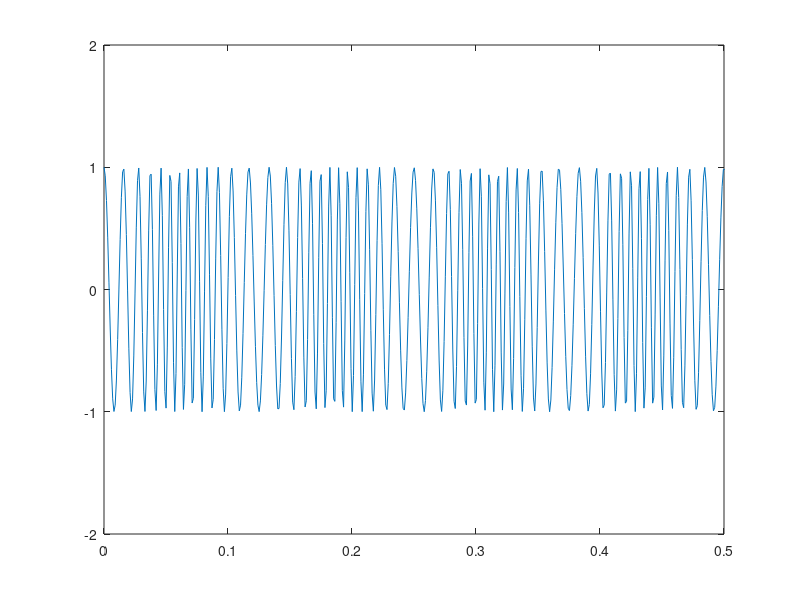

Here is the MATLAB script that generated this plot:
% unmodulated carrier peak amplitude
Ac = 1;

% carrier frequency
fc = 100;

% modulation frequency
fm  = 8;

% modulation index
m = 5;

L = 1000;
t = linspace(0, 1, L);
y = Ac*cos(2*pi*fc*t - m*sin(2*pi*fm*t) );

plot(t, y);
axis([0, 0.5, -2, 2]);